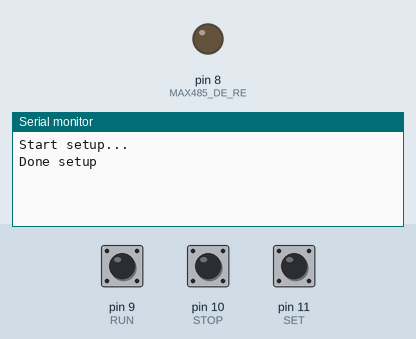
This program was run on a simulated Arduino Mega 2560, built with avr-gcc and run on an emulated ATmega2560. Parts: output pins drawn as LEDs (lit = HIGH), the last lines printed to the serial monitor. Inputs (shaded band) come from the test bench; at power-on: pin 9 (RUN) HIGH, pin 10 (STOP) HIGH, pin 11 (SET) HIGH.

Above: at 3.2 s.
3.3 s: pin 9 (RUN) pulled LOW for 0.15 s
At 6.1 s:
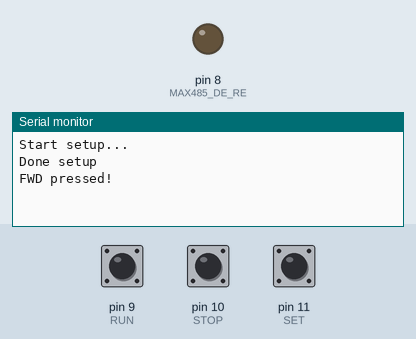
6.4 s: pin 10 (STOP) pulled LOW for 1 s
At 9.7 s:
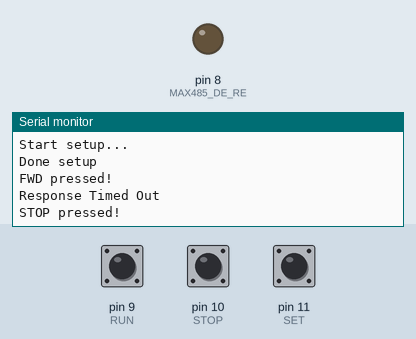
10.4 s: pin 11 (SET) pulled LOW for 3.2 s
At 12.8 s:
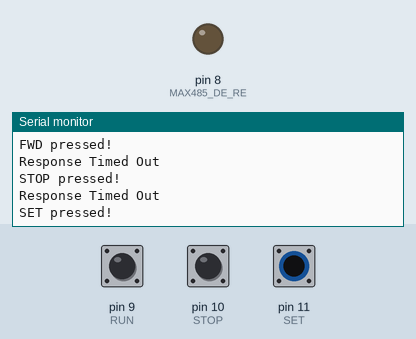

Measured:
- after the input at 3.3 s, the serial monitor: prints a new line after 2.0 s (image 1)
- after the input at 6.4 s, the serial monitor: prints a new line after 2.9 s (image 2)
- after the input at 10.4 s, the serial monitor: prints a new line after 1.9 s (image 3)

The program:

main.cpp
```cpp
/************************************************************
ARDUINO MEGA COMMUNICATION WITH MODBUS DEVICE - VARIABLE FREQUENCY DRIVE (VFD)

Connect the Arduino to any Modbus device using MAX485 module.

This code was tested in setup of Arduino MEGA and MAX485 module.
If you use other boards or RS485 modules you might need to change some things in the code.

In this code we just implemented basic connection routine with a VFD. We also have three
buttons connected to the Arduino board to start, stop or change the frequency over Modubus.

Modified 5 March 2022
By spehj

************************************************************/

#include <Arduino.h>
#include <ModbusMaster.h>
#include <OneWire.h>

#define Slave_ID  1         // Define Modbus device ID (read from the datasheet of your device - most common it's 1)

#define MAX485_DE_RE      8 // Define pins for communication with MAX485 module (enable pin)
#define RXD0 19             // RX0 pin
#define TXD0 18             // TX0 pin

#define RUN 9               // Button pin to run the VFD
#define STOP 10             // Button pin to stop the VFD
#define SET 11              // Button pin to change frequency on the VFD over Modbus

// Instance of ModbusMaster object
ModbusMaster node;

// Function prototype
bool getResultMsg(ModbusMaster *node, uint8_t result);

void preTransmission()
{
  digitalWrite(MAX485_DE_RE, 1);
}

void postTransmission()
{
  digitalWrite(MAX485_DE_RE, 0);
}


bool setBool = true;  // SET button is enabled. Once pressed, you need to release it to fire the function again
bool runPrev = true;  // RUN button is enabled
bool stopPrev = true; // STOP button is enabled
int frequency = 0;    // Frequency is not in Hz but Hz*100

// Function for checking if buttons are pressed
void checkButtons(){

  int runCurrent = digitalRead(RUN);
  int stopCurrent = digitalRead(STOP);
  int setCurr = digitalRead(SET);

  if (runCurrent == LOW && runPrev == true)
  {
    // If button RUN is pressed (LOW state) write run command to VFD register
    node.writeSingleRegister(0x2000, 0x0001);
    runPrev = false;
    stopPrev = true;
    Serial.println("FWD pressed!");
  }else if ( stopCurrent == LOW && stopPrev == true)
  {
    // If button STOP is pressed (LOW state) write stop command to VFD register
    node.writeSingleRegister(0x2000, 0x0006);
    runPrev = true;
    stopPrev = false;
    Serial.println("STOP pressed!");
  }

  if (setCurr == LOW && setBool == true)
  {
    // If SET button is pressed frequency goes up for a certain interval
    if (frequency < 10000)
    {
      frequency +=1000;
    }
    else if (frequency >= 10000)
    { // If frequency is too high, start from lowest frequency
      frequency = 1000;
    }

    // Write a frequency to the register of the VFD
    Serial.println("SET pressed!");
    node.writeSingleRegister(0x1000, frequency);

    // Make sure function only fires once
    setBool = false;
  }
  else if (setCurr == HIGH)
  {
    // Setting frequency is enabled once the button is released
    setBool = true;
  }
}

void setup() {

  // Set inputs and outputs
  pinMode(MAX485_DE_RE, OUTPUT);
  pinMode(RUN, INPUT_PULLUP);
  pinMode(STOP, INPUT_PULLUP);
  pinMode(SET, INPUT_PULLUP);

  // Use Serial (port 0) for USB communication and debug
  Serial.begin(9600);
  Serial.println("Start setup...");


  // Start new Serial 1 (port 1) for the Modbus communication
  Serial1.begin(9600);

  // Communicate with Modbus slave ID 2 over Serial (port 0)
  node.begin(Slave_ID, Serial1);
  node.idle(yield);

  Serial.println("Done setup");

  node.preTransmission(preTransmission);
  node.postTransmission(postTransmission);

  // Set frequency
  node.writeSingleRegister(0x1000, 10000);
}

unsigned long lastMillis = 0;

void loop() {

  // Check if any button is pressed
  checkButtons();

  // Current millis
  long currentMillis = millis();

  // Polling Modbus device every 5 seconds
  if (currentMillis - lastMillis > 5000)
  {
    // Get set frequency from VFD
    uint8_t result = node.readHoldingRegisters(0x1001, 1);

    if (getResultMsg(&node, result))
    {
      Serial.println();
      double res_dbl = node.getResponseBuffer(0) / 100;
      String res = "Operating frequency: " + String(res_dbl) + " Hz\r\n";

      // Print result from the VFD
      Serial.println(res);

    }

    lastMillis = currentMillis;

  }
}


// Get Modbus message
bool getResultMsg(ModbusMaster *node, uint8_t result)
{

  // Every time we need information from the Modbus device we can check which answer we get
  // If communication is not succesful we get the answer where the problem could be
  String tmpstr2 = "\r\n";
  switch (result)
  {
  case node->ku8MBSuccess:
    return true;
    break;
  case node->ku8MBIllegalFunction:
    tmpstr2 += "Illegal Function";
    break;
  case node->ku8MBIllegalDataAddress:
    tmpstr2 += "Illegal Data Address";
    break;
  case node->ku8MBIllegalDataValue:
    tmpstr2 += "Illegal Data Value";
    break;
  case node->ku8MBSlaveDeviceFailure:
    tmpstr2 += "Slave Device Failure";
    break;
  case node->ku8MBInvalidSlaveID:
    tmpstr2 += "Invalid Slave ID";
    break;
  case node->ku8MBInvalidFunction:
    tmpstr2 += "Invalid Function";
    break;
  case node->ku8MBResponseTimedOut:
    tmpstr2 += "Response Timed Out";
    break;
  case node->ku8MBInvalidCRC:
    tmpstr2 += "Invalid CRC";
    break;
  default:
    tmpstr2 += "Unknown error: " + String(result);
    break;
  }

  // Print Modbus returned message
  Serial.println(tmpstr2);
  return false;

}
```
